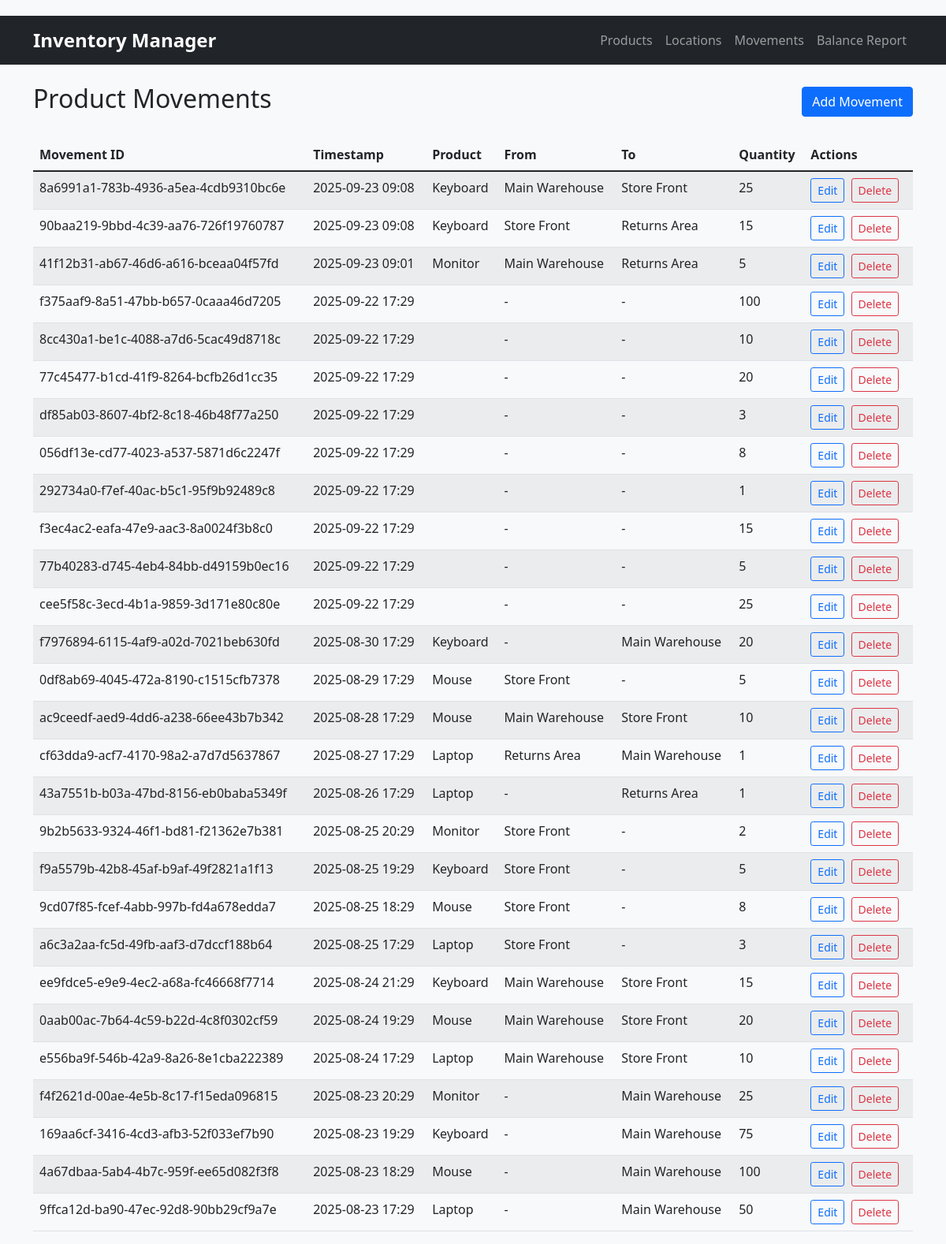
/movements, run on the app's committed database.
### modules.py (models this page shows)
class ProductMovement(db.Model):
    movement_id = db.Column(db.String(50), primary_key=True, default=lambda: str(uuid.uuid4()))
    timestamp = db.Column(db.DateTime, default=db.func.now())
    from_location = db.Column(db.String(50))
    to_location = db.Column(db.String(50))
    product_id = db.Column(db.String(50), nullable=False)
    quantity = db.Column(db.Integer, nullable=False)

class Product(db.Model):
    product_id = db.Column(db.String(50), primary_key=True, default=lambda: str(uuid.uuid4()))
    name = db.Column(db.String(100), nullable=False)
    description = db.Column(db.Text)

class Location(db.Model):
    location_id = db.Column(db.String(50), primary_key=True, default=lambda: str(uuid.uuid4()))
    name = db.Column(db.String(100), nullable=False)
    description = db.Column(db.Text)

### app.py (the view)
@app.route('/movements')
def view_movements():
    movements = ProductMovement.query.order_by(ProductMovement.timestamp.desc()).all()
    movement_data = []
    for movement in movements:
        product = Product.query.get(movement.product_id)
        from_loc = Location.query.get(movement.from_location) if movement.from_location else None
        to_loc = Location.query.get(movement.to_location) if movement.to_location else None
        movement_data.append({
            'movement_id': movement.movement_id,
            'timestamp': movement.timestamp,
            'product': product,
            'from_loc': from_loc,
            'to_loc': to_loc,
            'quantity': movement.quantity,
            'product_id': movement.product_id,
            'from_location': movement.from_location,
            'to_location': movement.to_location
        })
    return render_template('movement/list.html', movements=movement_data)

### templates/movement/list.html
{% extends "base.html" %}
{% block content %}
<div class="d-flex justify-content-between align-items-center mb-4">
    <h2>Product Movements</h2>
    <a href="{{ url_for('add_movement') }}" class="btn btn-primary">Add Movement</a>
</div>
<table class="table table-striped">
    <thead>
        <tr>
            <th>Movement ID</th>
            <th>Timestamp</th>
            <th>Product</th>
            <th>From</th>
            <th>To</th>
            <th>Quantity</th>
            <th>Actions</th>
        </tr>
    </thead>
    <tbody>
        {% for movement in movements %}
        <tr>
            <td>{{ movement.movement_id }}</td>
            <td>{{ movement.timestamp.strftime('%Y-%m-%d %H:%M') }}</td>
            <td>{{ movement.product.name }}</td>
            <td>{{ movement.from_loc.name if movement.from_loc else '-' }}</td>
            <td>{{ movement.to_loc.name if movement.to_loc else '-' }}</td>
            <td>{{ movement.quantity }}</td>
            <td>
                <a href="{{ url_for('edit_movement', movement_id=movement.movement_id) }}"
                    class="btn btn-sm btn-outline-primary">Edit</a>
                <form method="POST" action="{{ url_for('delete_movement', movement_id=movement.movement_id) }}"
                    class="d-inline">
                    <button type="submit" class="btn btn-sm btn-outline-danger">Delete</button>
                </form>
            </td>
        </tr>
        {% else %}
        <tr>
            <td colspan="7" class="text-center">No movements found</td>
        </tr>
        {% endfor %}
    </tbody>
</table>
{% endblock %}

### templates/base.html (shortened to what this page needs)
<!DOCTYPE html>
<html lang="en">
<head>
    <link href="https://cdn.jsdelivr.net/npm/bootstrap@5.1.3/dist/css/bootstrap.min.css" rel="stylesheet">
    <link href="{{ url_for('static', filename='style.css') }}" rel="stylesheet">
</head>
<body>
    <nav class="navbar navbar-expand-lg navbar-dark bg-dark">
        <div class="container">
            <a class="navbar-brand" href="{{ url_for('index') }}">Inventory Manager</a>
            <div class="navbar-nav">
                <a class="nav-link" href="{{ url_for('view_products') }}">Products</a>
                <a class="nav-link" href="{{ url_for('view_locations') }}">Locations</a>
                <a class="nav-link" href="{{ url_for('view_movements') }}">Movements</a>
                <a class="nav-link" href="{{ url_for('report') }}">Balance Report</a>
            </div>
        </div>
    </nav>
    <div class="container mt-4">
        {% block content %}{% endblock %}
    </div>
</body>
</html>

### static/style.css (style rules this page uses)
body { background-color: #f8f9fa; padding-top: 20px; }
.navbar-brand { font-weight: bold; font-size: 1.5rem; }
.btn-sm { margin-right: 0.25rem; }
.table th { border-top: none; }

### data on the page
ProductMovement: movement_id "8a6991a1-783b-4936-a5ea-4cdb9310bc6e", timestamp "2025-09-23 09:08", product.name "Keyboard", from_loc "Main Warehouse", to_loc "Store Front", quantity "25"
ProductMovement: movement_id "90baa219-9bbd-4c39-aa76-726f19760787", timestamp "2025-09-23 09:08", product.name "Keyboard", from_loc "Store Front", to_loc "Returns Area", quantity "15"
ProductMovement: movement_id "41f12b31-ab67-46d6-a616-bceaa04f57fd", timestamp "2025-09-23 09:01", product.name "Monitor", from_loc "Main Warehouse", to_loc "Returns Area", quantity "5"
ProductMovement: movement_id "f375aaf9-8a51-47bb-b657-0caaa46d7205", timestamp "2025-09-22 17:29", from_loc "-", to_loc "-", quantity "100"
ProductMovement: movement_id "8cc430a1-be1c-4088-a7d6-5cac49d8718c", timestamp "2025-09-22 17:29", from_loc "-", to_loc "-", quantity "10"
ProductMovement: movement_id "77c45477-b1cd-41f9-8264-bcfb26d1cc35", timestamp "2025-09-22 17:29", from_loc "-", to_loc "-", quantity "20"
ProductMovement: movement_id "df85ab03-8607-4bf2-8c18-46b48f77a250", timestamp "2025-09-22 17:29", from_loc "-", to_loc "-", quantity "3"
ProductMovement: movement_id "056df13e-cd77-4023-a537-5871d6c2247f", timestamp "2025-09-22 17:29", from_loc "-", to_loc "-", quantity "8"
ProductMovement: movement_id "292734a0-f7ef-40ac-b5c1-95f9b92489c8", timestamp "2025-09-22 17:29", from_loc "-", to_loc "-", quantity "1"
ProductMovement: movement_id "f3ec4ac2-eafa-47e9-aac3-8a0024f3b8c0", timestamp "2025-09-22 17:29", from_loc "-", to_loc "-", quantity "15"
ProductMovement: movement_id "77b40283-d745-4eb4-84bb-d49159b0ec16", timestamp "2025-09-22 17:29", from_loc "-", to_loc "-", quantity "5"
ProductMovement: movement_id "cee5f58c-3ecd-4b1a-9859-3d171e80c80e", timestamp "2025-09-22 17:29", from_loc "-", to_loc "-", quantity "25"
ProductMovement: movement_id "f7976894-6115-4af9-a02d-7021beb630fd", timestamp "2025-08-30 17:29", product.name "Keyboard", from_loc "-", to_loc "Main Warehouse", quantity "20"
ProductMovement: movement_id "0df8ab69-4045-472a-8190-c1515cfb7378", timestamp "2025-08-29 17:29", product.name "Mouse", from_loc "Store Front", to_loc "-", quantity "5"
ProductMovement: movement_id "ac9ceedf-aed9-4dd6-a238-66ee43b7b342", timestamp "2025-08-28 17:29", product.name "Mouse", from_loc "Main Warehouse", to_loc "Store Front", quantity "10"
ProductMovement: movement_id "cf63dda9-acf7-4170-98a2-a7d7d5637867", timestamp "2025-08-27 17:29", product.name "Laptop", from_loc "Returns Area", to_loc "Main Warehouse", quantity "1"
ProductMovement: movement_id "43a7551b-b03a-47bd-8156-eb0baba5349f", timestamp "2025-08-26 17:29", product.name "Laptop", from_loc "-", to_loc "Returns Area", quantity "1"
ProductMovement: movement_id "9b2b5633-9324-46f1-bd81-f21362e7b381", timestamp "2025-08-25 20:29", product.name "Monitor", from_loc "Store Front", to_loc "-", quantity "2"
ProductMovement: movement_id "f9a5579b-42b8-45af-b9af-49f2821a1f13", timestamp "2025-08-25 19:29", product.name "Keyboard", from_loc "Store Front", to_loc "-", quantity "5"
ProductMovement: movement_id "9cd07f85-fcef-4abb-997b-fd4a678edda7", timestamp "2025-08-25 18:29", product.name "Mouse", from_loc "Store Front", to_loc "-", quantity "8"
ProductMovement: movement_id "a6c3a2aa-fc5d-49fb-aaf3-d7dccf188b64", timestamp "2025-08-25 17:29", product.name "Laptop", from_loc "Store Front", to_loc "-", quantity "3"
ProductMovement: movement_id "ee9fdce5-e9e9-4ec2-a68a-fc46668f7714", timestamp "2025-08-24 21:29", product.name "Keyboard", from_loc "Main Warehouse", to_loc "Store Front", quantity "15"
ProductMovement: movement_id "0aab00ac-7b64-4c59-b22d-4c8f0302cf59", timestamp "2025-08-24 19:29", product.name "Mouse", from_loc "Main Warehouse", to_loc "Store Front", quantity "20"
ProductMovement: movement_id "e556ba9f-546b-42a9-8a26-8e1cba222389", timestamp "2025-08-24 17:29", product.name "Laptop", from_loc "Main Warehouse", to_loc "Store Front", quantity "10"
ProductMovement: movement_id "f4f2621d-00ae-4e5b-8c17-f15eda096815", timestamp "2025-08-23 20:29", product.name "Monitor", from_loc "-", to_loc "Main Warehouse", quantity "25"
ProductMovement: movement_id "169aa6cf-3416-4cd3-afb3-52f033ef7b90", timestamp "2025-08-23 19:29", product.name "Keyboard", from_loc "-", to_loc "Main Warehouse", quantity "75"
ProductMovement: movement_id "4a67dbaa-5ab4-4b7c-959f-ee65d082f3f8", timestamp "2025-08-23 18:29", product.name "Mouse", from_loc "-", to_loc "Main Warehouse", quantity "100"
ProductMovement: movement_id "9ffca12d-ba90-47ec-92d8-90bb29cf9a7e", timestamp "2025-08-23 17:29", product.name "Laptop", from_loc "-", to_loc "Main Warehouse", quantity "50"
